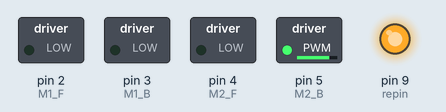
This sketch was run on a simulated Arduino Uno, built with avr-gcc and run on an emulated ATmega328P. Shown: switched loads named in the sketch (green lamp = pin HIGH), output pins drawn as LEDs (lit = HIGH).

Above: at 0.2 s.
Timing chart, 0 to 1.7 s (numbered marks = the images above):
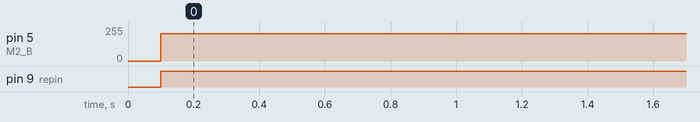

The sketch:

BattleBots.ino
```cpp
int M1_F = 2; // Motor 1 Forward Pin
int M1_B = 3; // Motor 1 Backward Pin
int M2_F = 4; // Motor 2 Forward Pin
int M2_B = 5; // Motor 2 Backward Pin

int thpin = 6; // Throttle Pin
int rupin = 7; // Rudder Pin
int elpin = 8; // Elevator Pin
int repin = 9; // Relay Pin

const int dZone = 50;

void setup() {

  pinMode(M1_F, OUTPUT);
  pinMode(M1_B, OUTPUT);
  pinMode(M2_F, OUTPUT);
  pinMode(M2_B, OUTPUT);

  pinMode(thpin, INPUT);
  pinMode(rupin, INPUT);
  pinMode(elpin, INPUT);
  pinMode(repin, OUTPUT);

  Serial.begin(9600);
}

void stop() {
  // Stops all motors

  analogWrite(M1_F, 0);
  analogWrite(M1_B, 0);
  analogWrite(M2_F, 0);
  analogWrite(M2_B, 0);
}

void driveLR(int left, int right) {
  // Left and Right turning

  if (left > 0) {
    analogWrite(M1_F, left);
    analogWrite(M1_B, 0);
  } else {
    analogWrite(M1_F, 0);
    analogWrite(M1_B, -left);
  }

  if (right > 0) {
    analogWrite(M2_F, right);
    analogWrite(M2_B, 0);
  } else {
    analogWrite(M2_F, 0);
    analogWrite(M2_B, -right);
  }
}

void grinder(int io)
{
  digitalWrite(repin, io);
}

int rxmap(int x)
{
  // If I get 0, return -999.
  // Otherwise, throttle and others in range 1000-2000: map them to -255 to +255

  if (x == 0) return -999;
  return (map(x, 1000, 2000, -255, 255));
}

void loop() {

  delay(100);

  int timeout = 35000;
  int th = 0; // Start with Throttle at 0
  int ru = 0; // Start with Rudder at 0
  int el = 0; // Start with Aileron at 0

  th = pulseIn(thpin, HIGH, timeout); //Read Throttle Position
  ru = pulseIn(rupin, HIGH, timeout); //Read Rudder Position
  el = pulseIn(elpin, HIGH, timeout); //Read Aileron Position

  th = rxmap(th);
  ru = rxmap(ru);
  el = rxmap(el);

  if (th > -dZone && th < dZone && ru > -dZone && ru < dZone) {
    stop();
  } else {
    driveLR(th - ru, th + ru);
  }

  if (el > 200) {
    grinder(LOW);
  } else {
    grinder(HIGH);
  }
}
```

Measured:
- by itself, pin 5 (M2_B): 0/255 → 206/255 at 0.10 s
- by itself, pin 9 (repin): LOW → HIGH at 0.10 s
